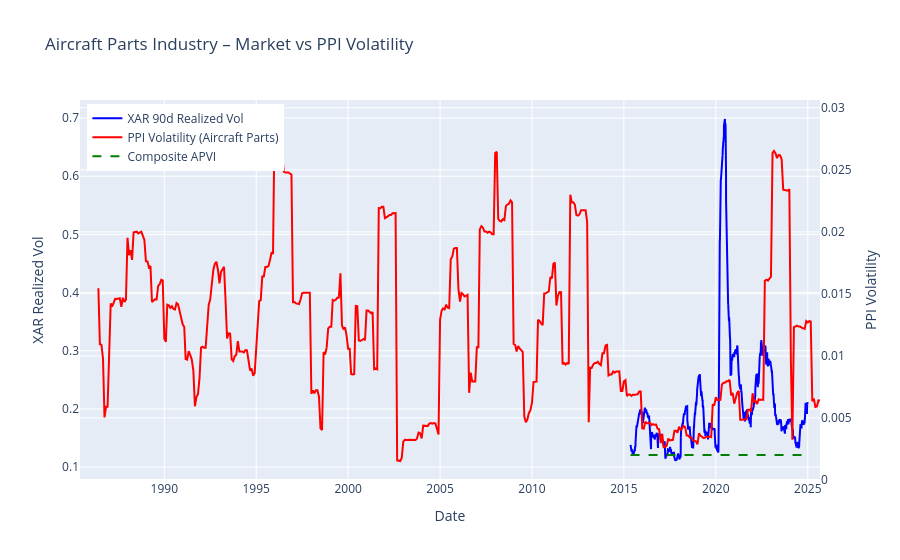

Write notebook code for a chart like this one.
### Markdown cell above
A **ticker symbol** (or just "ticker") is an **abbreviation** used to uniquely identify publicly traded securities—most commonly stocks, bonds, and ETFs—on a particular stock exchange.

It's essentially a short, recogniable code, usually consisting of **two to five letters**, that allows traders and investors to quickly reference a company or financial instrument.

### Key Characteristics:

* **Uniqueness:** Every publicly traded company or financial product has a unique ticker for each exchange it is listed on. For example, Apple Inc. trades as **AAPL** on NASDAQ.
* **Identification:** Tickers are used for trading, looking up prices, and viewing historical data.
* **Mnemonic Value:** While some tickers are simple abbreviations (like **HON** for Honeywell), others are designed to be memorable or descriptive (like **GOOG** for Google/Alphabet).
* **Exchange Specificity:** Tickers can sometimes be re-used across different exchanges, but the combination of the ticker plus the exchange is always unique.

In your volatility calculation, the tickers used are:
* **TDG, SPR, HXL, HON:** These are the tickers for individual aerospace companies.
* **XAR:** This is the ticker for the SPDR S\&P Aerospace \& Defense **ETF** (Exchange Traded Fund).

### Code cell
import pandas as pd
import numpy as np
import yfinance as yf
import jax.numpy as jnp
from jax import jit, lax
from jax.scipy.optimize import minimize
import plotly.graph_objects as go

tickers = ['TDG', 'SPR', 'HXL', 'HON', 'XAR']  # See above comments
start = "2015-01-01"
end = "2025-01-01"

price_list = []

for t in tickers:
    df = yf.download(t, start=start, end=end, progress=False)
    if 'Adj Close' in df.columns:
        series = df['Adj Close'].copy()
    else:
        series = df.iloc[:, 0].copy()
    series.name = t
    price_list.append(series)

adj_close = pd.concat(price_list, axis=1)
returns = np.log(adj_close / adj_close.shift(1)).dropna()

returns_jax = jnp.array(returns.values)
rolling_window = 90
sqrt252 = jnp.sqrt(252)

def rolling_std_jax(arr, window=90):
    n_days, n_tickers = arr.shape
    vols = []
    for i in range(n_days - window + 1):
        slice_ = arr[i:i+window, :]
        vol = jnp.std(slice_, axis=0) * sqrt252
        vols.append(vol)
    return jnp.array(vols)

realized_vol_jax = rolling_std_jax(returns_jax, window=rolling_window)

realized_vol_df = pd.DataFrame(
    realized_vol_jax,
    columns=[t + "_vol" for t in tickers],
    index=returns.index[rolling_window-1:]
)

# Fetch PPI for Aircraft Parts 
ppi_url = "https://fred.stlouisfed.org/graph/fredgraph.csv?id=PCU336413336413P"
ppi = pd.read_csv(ppi_url)
ppi.rename(columns={ppi.columns[0]: 'DATE', ppi.columns[1]: 'PPI'}, inplace=True)
ppi['DATE'] = pd.to_datetime(ppi['DATE'])
ppi.set_index('DATE', inplace=True)
ppi['ppi_returns'] = np.log(ppi['PPI'] / ppi['PPI'].shift(1))
ppi['ppi_vol'] = ppi['ppi_returns'].rolling(12).std() * np.sqrt(12)

''' The following function This function implements a 
GARCH (Generalized Autoregressive Conditional Heteroskedasticity) 
model for forecasting volatility in financial time series data. 
Here's what it does:
Purpose: Predicts the conditional variance (volatility) of returns over time, 
which is crucial for risk management and pricing in finance.'''

@jit
def garch_forecast(params, returns):
    omega, alpha, beta = jnp.exp(params)
    T = len(returns)
    h = jnp.zeros(T)
    h = h.at[0].set(jnp.var(returns))
    
    def step(t, h):
        h = h.at[t].set(omega + alpha * returns[t-1]**2 + beta * h[t-1])
        return h

    h = lax.fori_loop(1, T, step, h)
    return h

@jit
def garch_neg_loglik(params, returns):
    h = garch_forecast(params, returns)
    ll = 0.5 * jnp.sum(jnp.log(h[1:]) + (returns[1:]**2)/h[1:])
    return ll

def garch_fit_jax(returns):
    init_params = jnp.log(jnp.array([0.01, 0.05, 0.9]))
    result = minimize(garch_neg_loglik, init_params, args=(returns,), method="BFGS")
    h = garch_forecast(result.x, returns)
    omega, alpha, beta = jnp.exp(result.x)
    return h, (omega, alpha, beta)

# XAR (daily) - # TODO this needs to be computationationaly solved first - JAX implt
xar_returns = jnp.array(returns['XAR'].dropna() * 100)  # percent
h_xar, params_xar = garch_fit_jax(xar_returns)
garch_vol = jnp.sqrt(h_xar[-1])

print(f"\nLatest JAX GARCH(1,1) forecasted daily volatility for XAR: {garch_vol:.3f}%")
print(f"GARCH parameters: omega={params_xar[0]:.4f}, alpha={params_xar[1]:.4f}, beta={params_xar[2]:.4f}")

#Calculate the APVI
latest_equity_vol = float(jnp.mean(realized_vol_jax[-1, :]))
latest_ppi_vol = float(ppi['ppi_vol'].iloc[-1])
if np.isnan(latest_ppi_vol):
    latest_ppi_vol = 0
apvi_jax = (latest_equity_vol + latest_ppi_vol) / 2
print(f"\nComposite Aircraft Parts Volatility Index (APVI): {apvi_jax:.3f}")

fig = go.Figure()

fig.add_trace(go.Scatter(
    x=realized_vol_df.index,
    y=realized_vol_df['XAR_vol'],
    mode='lines',
    name='XAR 90d Realized Vol',
    line=dict(color='blue')
))

fig.add_trace(go.Scatter(
    x=ppi.index,
    y=ppi['ppi_vol'],
    mode='lines',
    name='PPI Volatility (Aircraft Parts)',
    line=dict(color='red'),
    yaxis='y2'
))

fig.add_trace(go.Scatter(
    x=[realized_vol_df.index[0], realized_vol_df.index[-1]],
    y=[apvi_jax, apvi_jax],
    mode='lines',
    name='Composite APVI',
    line=dict(color='green', dash='dash')
))

fig.update_layout(
    title="Aircraft Parts Industry – Market vs PPI Volatility",
    xaxis_title="Date",
    yaxis_title="XAR Realized Vol",
    yaxis2=dict(title="PPI Volatility", overlaying='y', side='right'),
    legend=dict(x=0.01, y=0.99)
)

fig.show()

### Figure 1 — Plotly figure (JSON) as saved in the notebook; plotly's stock layout.template omitted (floating-point values rounded to 4 significant figures; data arrays with more than 128 entries replaced by an {"elided": "..."} marker saying what was removed)
{"data": [{"line": {"color": "blue"}, "mode": "lines", "name": "XAR 90d Realized Vol", "type": "scatter", "x": {"elided": "2426 str values"}, "y": {"elided": "2426 float values"}}, {"line": {"color": "red"}, "mode": "lines", "name": "PPI Volatility (Aircraft Parts)", "type": "scatter", "x": {"elided": "484 str values"}, "y": {"elided": "484 float values"}, "yaxis": "y2"}, {"line": {"color": "green", "dash": "dash"}, "mode": "lines", "name": "Composite APVI", "type": "scatter", "x": ["2015-05-13T00:00:00", "2024-12-31T00:00:00"], "y": [0.1209, 0.1209]}], "layout": {"legend": {"x": 0.01, "y": 0.99}, "title": {"text": "Aircraft Parts Industry – Market vs PPI Volatility"}, "xaxis": {"title": {"text": "Date"}}, "yaxis": {"title": {"text": "XAR Realized Vol"}}, "yaxis2": {"overlaying": "y", "side": "right", "title": {"text": "PPI Volatility"}}}}
